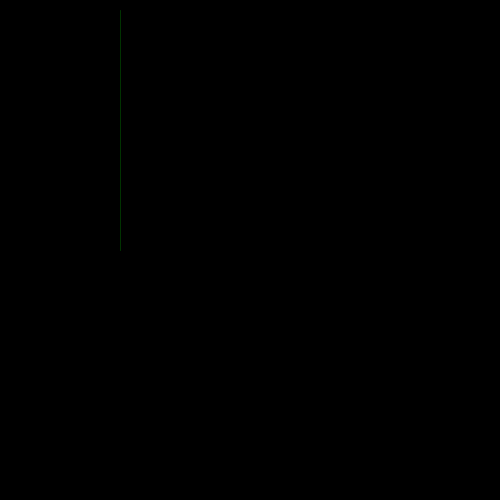
Frame 1 (no input)
Frame 60 (the mouse pressed at the canvas centre just before this capture): blank canvas, image omitted
Frame 120 (the mouse held since frame 60 and released just before this capture): blank canvas, image omitted

The Processing sketch that drew this single still picture (run headless with seeded random() and noise(); from frame 60 on, the mouse is pressed at the canvas centre):

// Processing sketch: processing_68929
// ── processing_68929.pde

float valor;

void setup(){
  size (500, 500);
  background (0);
  stroke (0, 255, 0,50);
  strokeWeight (1);
  smooth ();
  valor = 100;
  frameRate (5);
}

void draw (){
  background (0);
  valor = valor + 20; // essa expressao é igual a valor += 10
  line (valor,10,valor,250);
  println (valor);
}
